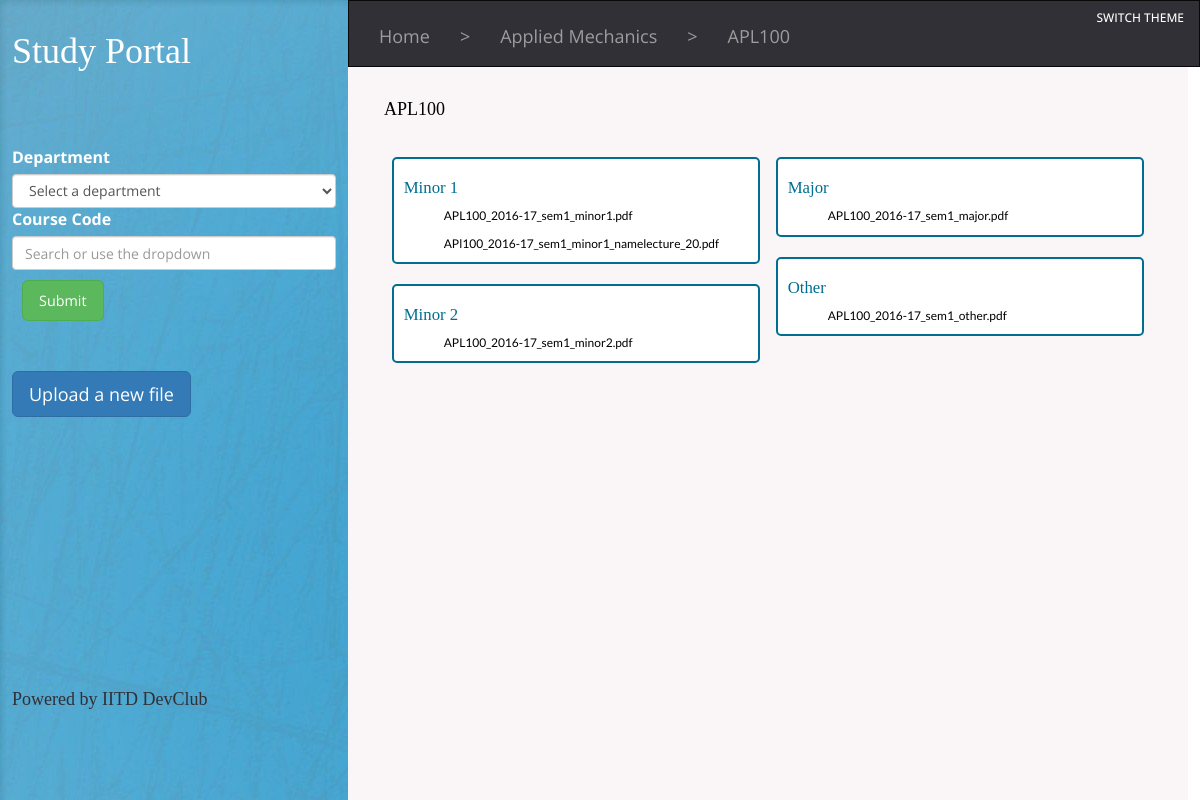
The app's page /studapp/light/view/?department=8&course_code=APL100, older data.
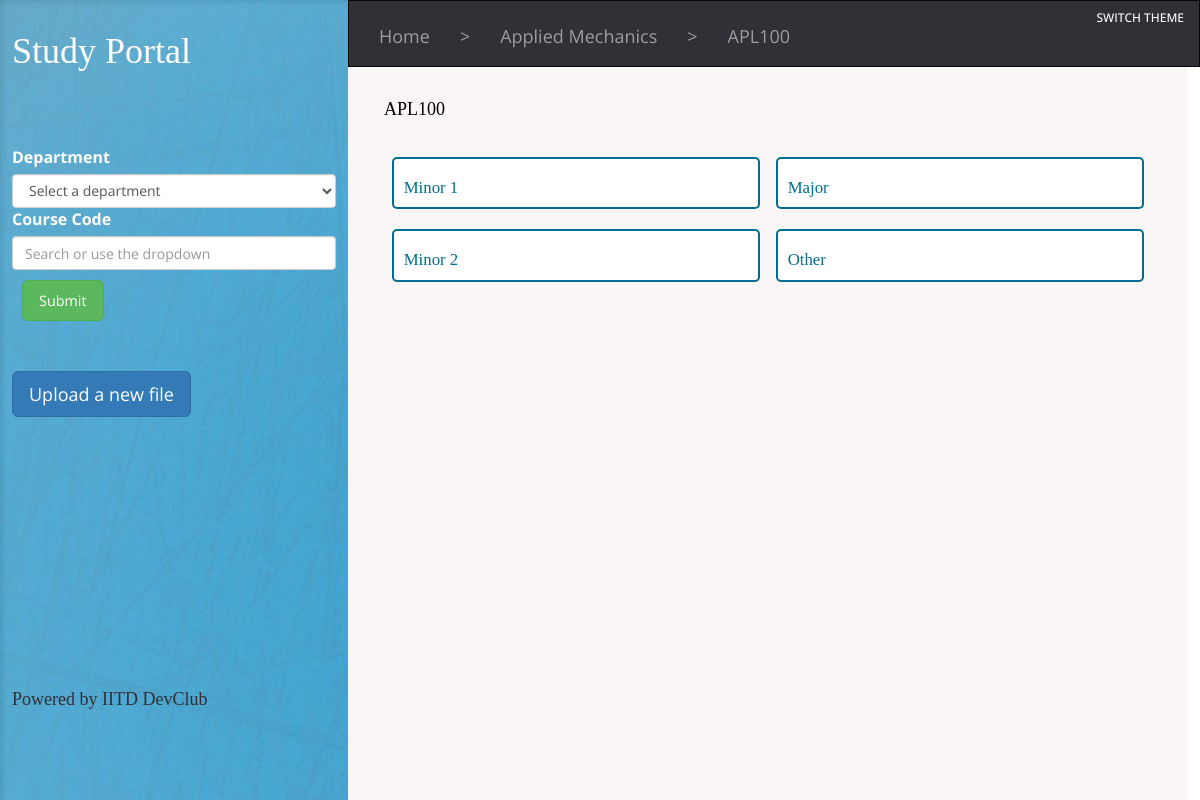
The same page, newer data.
### studapp/models.py (models this page shows, shortened)
class Course_code(models.Model):
	dept=models.ForeignKey(Department,on_delete=models.CASCADE)
	code=models.CharField(max_length=6)#like APL100

class Department(models.Model):
	dept=models.CharField(max_length=50)
	code=models.CharField(max_length=3)

class Minor1(models.Model):
	course=models.ForeignKey(Course_code,on_delete=models.CASCADE)
	paper = models.FileField()

class Minor2(models.Model):
	course=models.ForeignKey(Course_code,on_delete=models.CASCADE)
	paper = models.FileField()

class Major(models.Model):
	course=models.ForeignKey(Course_code,on_delete=models.CASCADE)
	paper = models.FileField()

class Other(models.Model):
	course=models.ForeignKey(Course_code,on_delete=models.CASCADE)
	paper= models.FileField()

### studapp/views.py (the view)
def displayl(request):
	all_departments=Department.objects.order_by('dept')
	all_courses=Course_code.objects.order_by('code')
	department_id=request.GET.get('department','None')
	try:
		course_code_id=Course_code.objects.get(code=request.GET.get('course_code','None').upper()).id
	except:
		course_code_id='0'
	if department_id=='0' and course_code_id=='0':
		return render(request,'studapp/indexl.html',{'departments':all_departments,'courses':all_courses})
	elif course_code_id=='0':
		dept=Department.objects.get(pk=department_id)
		return render(request,'studapp/get_course_codesl.html',{'department':dept,'departments':all_departments,'courses':all_courses})
	else:
		course=Course_code.objects.get(pk=course_code_id)
		return render(request,'studapp/get_papersl.html',{'course':course,'departments':all_departments,'courses':all_courses})

### studapp/templates/studapp/get_papersl.html (shortened to what this page needs)
{% extends 'studapp/indexl.html' %}
{% load static %}
{% block navbar %}
<nav class="navbar navbar-inverse" style="position:fixed;top:0px;width:71vw;border-radius:0px;left:29vw;">
  <div class="container-fluid">
    <ol class="nav navbar-nav" style='font-size:1.5vw;padding-bottom: 5px; display: inline-block;float: left;'>
      <li style="display: inline-block;"><a href="/studapp/light/">Home</a></li>
<li style="pointer-events: none;cursor: default; display: inline-block;" class='nav_li'><a href="/studapp/light/">></a></li>
<li style="display: inline-block;"><a href="?department={{course.dept.id}}&course_code=0">{{course.dept.dept}}</a></li>
<li style="pointer-events: none;cursor: default;display: inline-block;" class='nav_li'><a href="/studapp/light/">></a></li>
	<li class='nav_li' style="display: inline-block;"><a href="?department={{course.dept.id}}&course_code={{course.code}}">{{course.code}}</a></li>
    </ol>
    <a style="text-decoration:none; float:right;" href="/studapp/"><h4 style="color:white;font-size:1vw; ">SWITCH THEME</h4></a>
  </div>
</nav>
{% endblock %}
{% block content %}
<h2 id='code'>{{ course.code }}</h2>
<br />
<span id='papers'>
<div style="width: 50%; margin: 0px; display: inline-block; float: left;">
<div class="section">
<h3>Minor 1</h3>
<ul>
{% for exam in course.minor1_set.all %}
<li><a class='p' href={{exam.paper.url}}>{{exam.paper}}</a></li>
{% endfor %}
</ul>
</div>
<div class="section">
<h3>Minor 2</h3>
<ul>
{% for exam in course.minor2_set.all %}
<li><a class='p' href={{exam.paper.url}}>{{exam.paper}}</a></li>
{% endfor %}
</ul>
</div>
</div>
<div style="width: 50%; margin: 0px; display: inline-block; float: left;">
<div class="section">
<h3>Major</h3>
<ul>
{% for exam in course.major_set.all %}
<li><a class='p' href={{exam.paper.url}}>{{exam.paper}}</a></li>
{% endfor %}
</ul>
</div>
<div class="section">
<h3>Other</h3>
<ul>
{% for exam in course.other_set.all %}
<li><a class='p' href={{exam.paper.url}}>{{exam.paper}}</a></li>
{% endfor %}
</ul>
</div>
</div>
</span>
{% endblock %}

Row changes from the older to the newer data that the page shows:
removed Minor1: paper "APL100_2016-17_sem1_minor1.pdf"
removed Minor1: paper "APl100_2016-17_sem1_minor1_namelecture_20.pdf"
removed Minor2: paper "APL100_2016-17_sem1_minor2.pdf"
removed Major: paper "APL100_2016-17_sem1_major.pdf"
removed Other: paper "APL100_2016-17_sem1_other.pdf"
